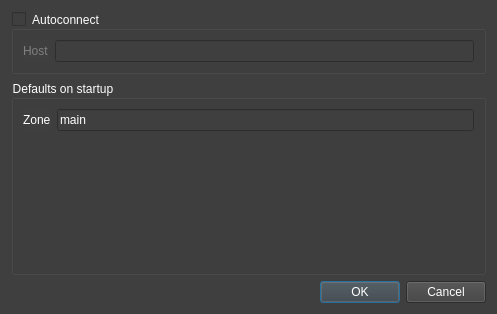
<?xml version="1.0" encoding="UTF-8"?>
<ui version="4.0">
 <class>PreferencesDialog</class>
 <widget class="QDialog" name="PreferencesDialog">
  <property name="geometry">
   <rect>
    <x>0</x>
    <y>0</y>
    <width>497</width>
    <height>314</height>
   </rect>
  </property>
  <property name="windowTitle">
   <string>Dialog</string>
  </property>
  <property name="styleSheet">
   <string notr="true">QWidget {
background-color: rgb(63, 63, 63);
color: white;
border-color: rgb(127, 127, 127);
}

QWidget:disabled {

color: rgb(127, 127, 127)
}</string>
  </property>
  <layout class="QVBoxLayout" name="verticalLayout">
   <item>
    <widget class="QGroupBox" name="autoconnectGroupBox">
     <property name="sizePolicy">
      <sizepolicy hsizetype="Expanding" vsizetype="Minimum">
       <horstretch>0</horstretch>
       <verstretch>0</verstretch>
      </sizepolicy>
     </property>
     <property name="title">
      <string>Autoconnect</string>
     </property>
     <property name="flat">
      <bool>false</bool>
     </property>
     <property name="checkable">
      <bool>true</bool>
     </property>
     <property name="checked">
      <bool>false</bool>
     </property>
     <layout class="QFormLayout" name="formLayout">
      <item row="1" column="0">
       <widget class="QLabel" name="label">
        <property name="text">
         <string>Host</string>
        </property>
       </widget>
      </item>
      <item row="1" column="1">
       <widget class="QLineEdit" name="hostLineEdit"/>
      </item>
     </layout>
    </widget>
   </item>
   <item>
    <widget class="QGroupBox" name="defaultsGroupBox">
     <property name="sizePolicy">
      <sizepolicy hsizetype="Preferred" vsizetype="Minimum">
       <horstretch>0</horstretch>
       <verstretch>0</verstretch>
      </sizepolicy>
     </property>
     <property name="title">
      <string>Defaults on startup</string>
     </property>
     <layout class="QFormLayout" name="formLayout_2">
      <item row="0" column="0">
       <widget class="QLabel" name="label_3">
        <property name="text">
         <string>Zone</string>
        </property>
       </widget>
      </item>
      <item row="0" column="1">
       <widget class="QLineEdit" name="defaultzoneLineEdit">
        <property name="text">
         <string>main</string>
        </property>
       </widget>
      </item>
      <item row="1" column="0">
       <spacer name="verticalSpacer">
        <property name="orientation">
         <enum>Qt::Vertical</enum>
        </property>
        <property name="sizeHint" stdset="0">
         <size>
          <width>20</width>
          <height>40</height>
         </size>
        </property>
       </spacer>
      </item>
     </layout>
    </widget>
   </item>
   <item>
    <widget class="QDialogButtonBox" name="buttonBox">
     <property name="orientation">
      <enum>Qt::Horizontal</enum>
     </property>
     <property name="standardButtons">
      <set>QDialogButtonBox::Cancel|QDialogButtonBox::Ok</set>
     </property>
    </widget>
   </item>
  </layout>
 </widget>
 <resources/>
 <connections>
  <connection>
   <sender>buttonBox</sender>
   <signal>accepted()</signal>
   <receiver>PreferencesDialog</receiver>
   <slot>accept()</slot>
   <hints>
    <hint type="sourcelabel">
     <x>248</x>
     <y>254</y>
    </hint>
    <hint type="destinationlabel">
     <x>157</x>
     <y>274</y>
    </hint>
   </hints>
  </connection>
  <connection>
   <sender>buttonBox</sender>
   <signal>rejected()</signal>
   <receiver>PreferencesDialog</receiver>
   <slot>reject()</slot>
   <hints>
    <hint type="sourcelabel">
     <x>316</x>
     <y>260</y>
    </hint>
    <hint type="destinationlabel">
     <x>286</x>
     <y>274</y>
    </hint>
   </hints>
  </connection>
 </connections>
</ui>
